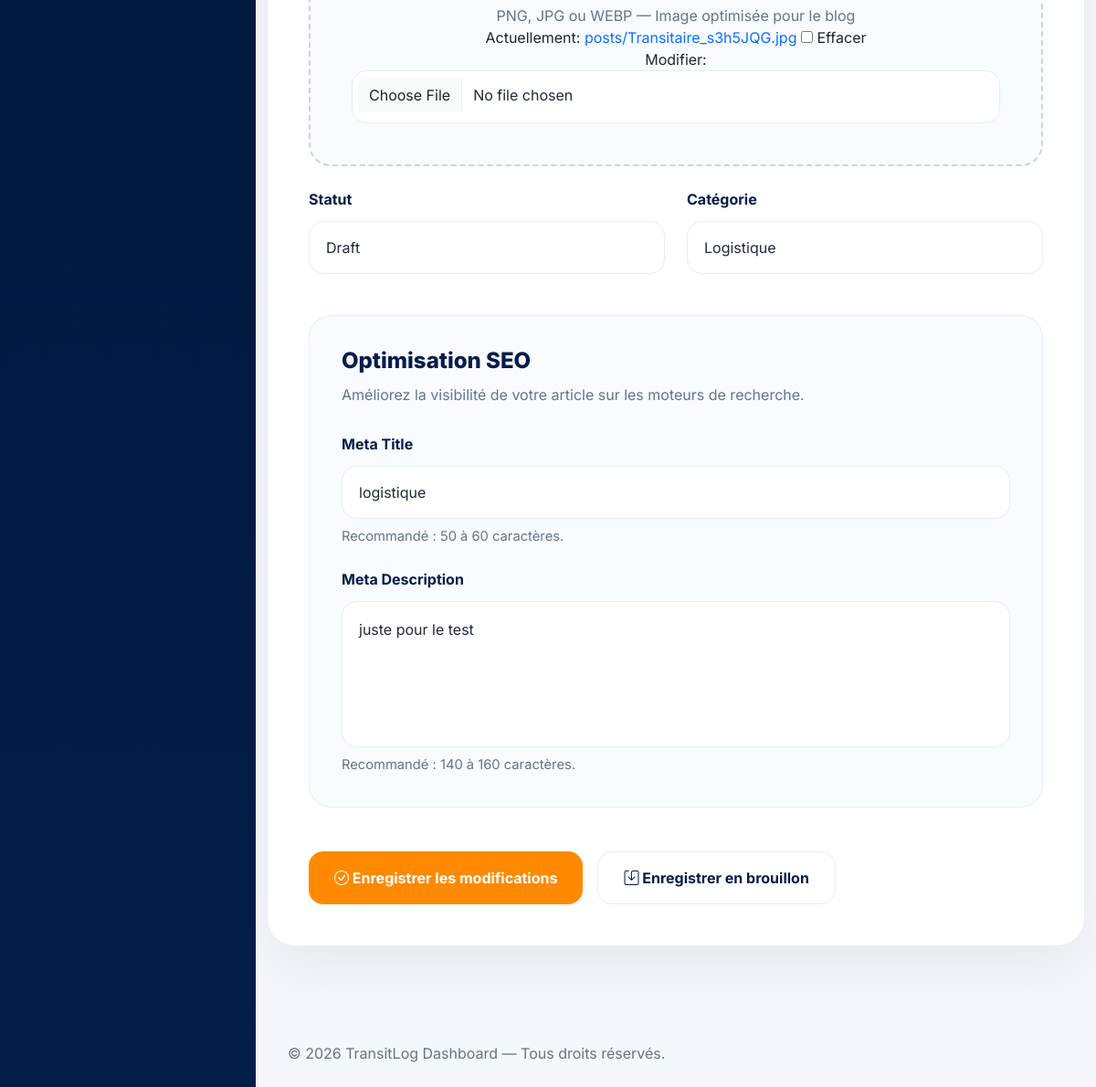
/dashboard/post/transit-douane/update/ (signed in, lower part), run on an earlier commit of the app's database.
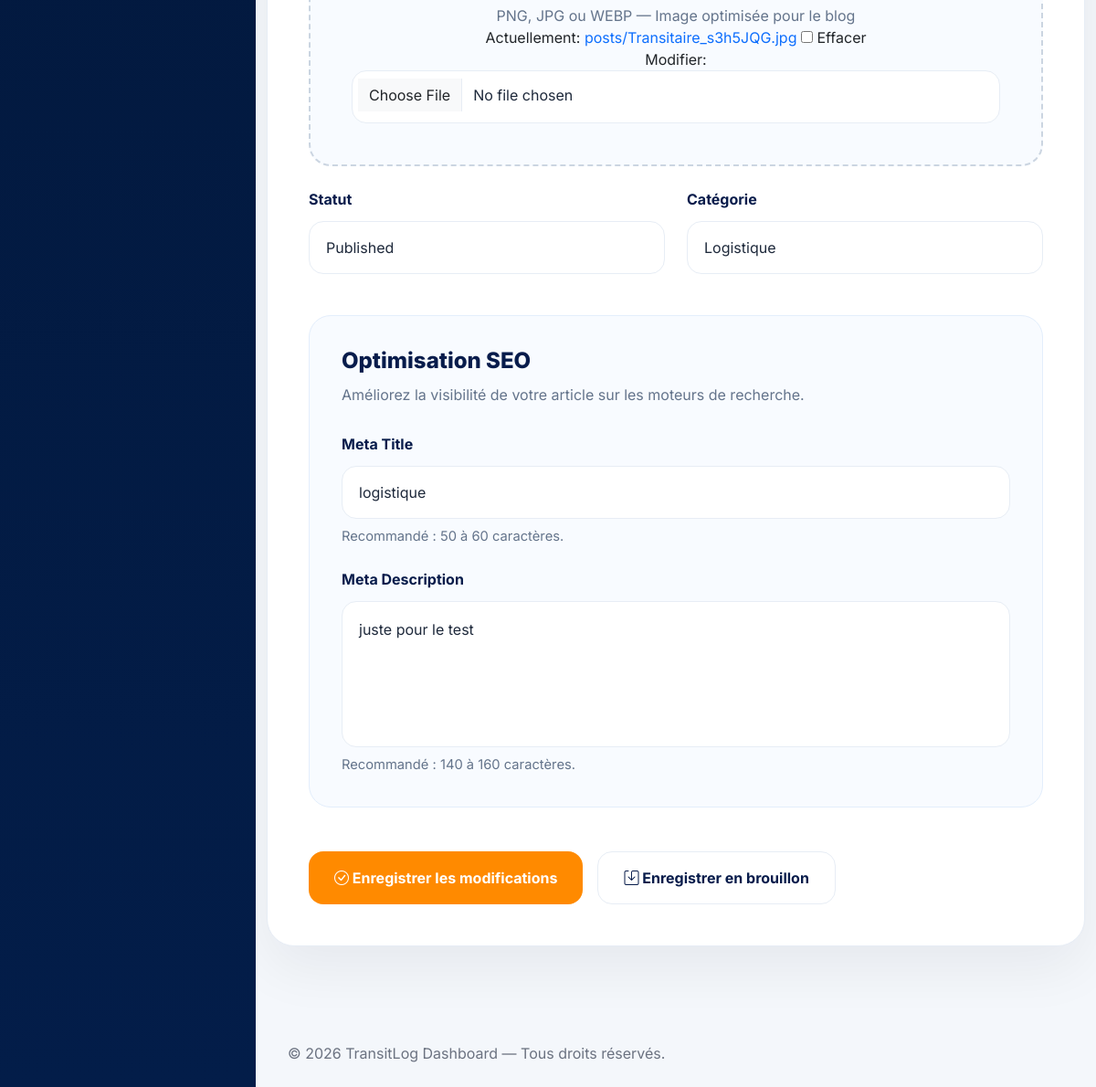
And on a later commit of the database.
### app/models.py (models this page shows, shortened)
class Post(models.Model):
    STATUS_CHOICES = (
        ('draft', 'Draft'),
        ('published', 'Published'),
    )
    title = models.CharField(max_length=200)
    slug = models.SlugField(max_length=250, unique=True, blank=True)
    excerpt = models.TextField(max_length=300, blank=True)
    content = models.TextField()
    image = models.ImageField(upload_to='posts/', blank=True, null=True)
    status = models.CharField(max_length=10, choices=STATUS_CHOICES, default='draft')
    category = models.ForeignKey(Category, on_delete=models.CASCADE, related_name='posts')
    meta_title = models.CharField(max_length=60, blank=True)
    meta_description = models.CharField(max_length=160, blank=True)
    author = models.ForeignKey(AUTH_USER_MODEL, on_delete=models.CASCADE, related_name='posts')
    created_at = models.DateTimeField(auto_now_add=True)
    updated_at = models.DateTimeField(auto_now=True)
    published_at = models.DateTimeField(null=True, blank=True)
    class Meta:
        ordering = ['-published_at']

### dashboard/views.py (the view)
# urls.py: path('post/<str:slug>/update/', PostUpdateView.as_view(), name='update-post'),
class PostUpdateView(AdminRequiredMixin, UpdateView):
    model = Post
    form_class = AddPostForm
    template_name = 'dash/add_post.html'
    success_url = reverse_lazy('posts-list')
    slug_field = 'slug'
    slug_url_kwarg = 'slug'

### dashboard/forms.py
class AddPostForm(forms.ModelForm):
    class Meta:
        model = Post
        fields = ['title', 'excerpt', 'content', 'image', 'status', 'category', 'meta_title', 'meta_description']
        widgets = {
            'title': forms.TextInput(attrs={'class': 'form-control', 'placeholder': 'Entrez le titre de votre article'}),
            'excerpt': forms.Textarea(attrs={'class': 'form-control', 'placeholder': 'Rédiger un résume', 'rows':3}),
            'content': forms.Textarea(attrs={'class': 'form-control', 'placeholder': 'Rédigez le contenu complet de votre article...', 'rows': 5}),
            'image': forms.ClearableFileInput(attrs={'class': 'form-control'}),
            'status': forms.Select(attrs={'class': 'form-select'}),
            'category': forms.Select(attrs={'class': 'form-select'}),
            'meta_title': forms.TextInput(attrs={'class': 'form-control', 'placeholder': 'Titre SEO optimisé'}),
            'meta_description': forms.Textarea(attrs={'class': 'form-control', 'placeholder': 'Description SEO optimisée', 'rows': 3}),
        }

### app/models.py (called while the page is built)
    def __str__(self):
        return self.name

### dashboard/views.py (called while the page is built)
    def test_func(self):
        return self.request.user.role == 'admin'

### dashboard/templates/dash/add_post.html (shortened to what this page needs)
{% extends 'dash_base.html' %}
{% load static %}
{% block extra_css %}
  <link rel="stylesheet" href="{% static 'css/dash/add_post.css' %}" />
{% endblock %}
{% block content %}
  <div class="main-wrapper">
    <section class="form-section">
      <div class="container">
        <div class="editor-card">
          <form method="post" enctype="multipart/form-data">
            <div class="row g-4">
              <div class="col-12">
                <div class="upload-box">
                  <p>PNG, JPG ou WEBP — Image optimisée pour le blog</p>
                  {{ form.image }}
                </div>
              </div>
              <div class="col-lg-6">
                <label class="form-label">Statut</label>
                {{ form.status }}
              </div>
              <div class="col-lg-6">
                <label class="form-label">Catégorie</label>
                {{ form.category }}
              </div>
            </div>
            <div class="seo-box">
              <h4>Optimisation SEO</h4>
              <p>Améliorez la visibilité de votre article sur les moteurs de recherche.</p>
              <div class="row g-4">
                <div class="col-12">
                  <label class="form-label">Meta Title</label>
                  {{ form.meta_title }}
                  <div class="form-note">Recommandé : 50 à 60 caractères.</div>
                </div>
                <div class="col-12">
                  <label class="form-label">Meta Description</label>
                  {{ form.meta_description }}
                  <div class="form-note">Recommandé : 140 à 160 caractères.</div>
                </div>
              </div>
            </div>
            <div class="d-flex flex-wrap gap-3 mt-5">
              <button type="submit" class="btn-primary-custom">
                <i class="bi bi-check-circle"></i>
                {% if object %}
                  Enregistrer les modifications
                {% else %}
                  Publier l'article
                {% endif %}
              </button>
              <button type="button" class="btn-outline-custom">
                <i class="bi bi-save"></i>
                Enregistrer en brouillon
              </button>
            </div>
          </form>
        </div>
      </div>
    </section>
  </div>
{% endblock %}

What changed in the data, as far as the page shows it:
changed Post "Logistique": status "Draft" → "Published"
